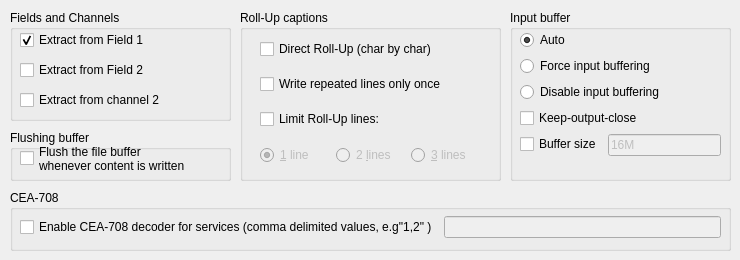
   <widget class="QWidget" name="tabDecoder">
    <attribute name="title">
     <string>Decoder</string>
    </attribute>
    <widget class="QGroupBox" name="gbDecoderBuffering">
     <property name="geometry">
      <rect>
       <x>510</x>
       <y>10</y>
       <width>221</width>
       <height>171</height>
      </rect>
     </property>
     <property name="title">
      <string>Input buffer</string>
     </property>
     <widget class="QWidget" name="verticalLayoutWidget_4">
      <property name="geometry">
       <rect>
        <x>10</x>
        <y>20</y>
        <width>201</width>
        <height>141</height>
       </rect>
      </property>
      <layout class="QVBoxLayout" name="verticalLayout">
       <item>
        <widget class="QRadioButton" name="rbDecoderBufferAuto">
         <property name="text">
          <string>Auto</string>
         </property>
         <property name="checked">
          <bool>true</bool>
         </property>
        </widget>
       </item>
       <item>
        <widget class="QRadioButton" name="rbDecoderBufferForce">
         <property name="text">
          <string>Force input buffering</string>
         </property>
        </widget>
       </item>
       <item>
        <widget class="QRadioButton" name="rbDecoderBufferDisable">
         <property name="text">
          <string>Disable input buffering</string>
         </property>
        </widget>
       </item>
       <item>
        <widget class="QCheckBox" name="cbBufferKOC">
         <property name="text">
          <string>Keep-output-close</string>
         </property>
        </widget>
       </item>
       <item>
        <layout class="QFormLayout" name="formLayout_4">
         <item row="0" column="1">
          <widget class="QLineEdit" name="leDecoderBufferSize">
           <property name="enabled">
            <bool>false</bool>
           </property>
           <property name="text">
            <string>16M</string>
           </property>
          </widget>
         </item>
         <item row="0" column="0">
          <widget class="QCheckBox" name="cbDecoderBufferSize">
           <property name="text">
            <string>Buffer size</string>
           </property>
          </widget>
         </item>
        </layout>
       </item>
      </layout>
     </widget>
    </widget>
    <widget class="QGroupBox" name="gbDecoderRollUp">
     <property name="geometry">
      <rect>
       <x>240</x>
       <y>10</y>
       <width>261</width>
       <height>171</height>
      </rect>
     </property>
     <property name="title">
      <string>Roll-Up captions</string>
     </property>
     <widget class="QWidget" name="verticalLayoutWidget_5">
      <property name="geometry">
       <rect>
        <x>20</x>
        <y>20</y>
        <width>221</width>
        <height>111</height>
       </rect>
      </property>
      <layout class="QVBoxLayout" name="verticalLayout_5">
       <item>
        <widget class="QCheckBox" name="cbDecoderRollUpDirect">
         <property name="text">
          <string>Direct Roll-Up (char by char)</string>
         </property>
        </widget>
       </item>
       <item>
        <widget class="QCheckBox" name="cbDecoderRollUpLineOnce">
         <property name="text">
          <string>Write repeated lines only once</string>
         </property>
        </widget>
       </item>
       <item>
        <widget class="QCheckBox" name="cbDecoderRollUpLimit">
         <property name="text">
          <string>Limit Roll-Up lines:</string>
         </property>
        </widget>
       </item>
      </layout>
     </widget>
     <widget class="QWidget" name="gridLayoutWidget_3">
      <property name="geometry">
       <rect>
        <x>20</x>
        <y>130</y>
        <width>221</width>
        <height>31</height>
       </rect>
      </property>
      <layout class="QGridLayout" name="gridLayout_4">
       <item row="0" column="2">
        <widget class="QRadioButton" name="rbDecoderRollUpLimit3">
         <property name="enabled">
          <bool>false</bool>
         </property>
         <property name="text">
          <string>&amp;3 lines</string>
         </property>
        </widget>
       </item>
       <item row="0" column="1">
        <widget class="QRadioButton" name="rbDecoderRollUpLimit2">
         <property name="enabled">
          <bool>false</bool>
         </property>
         <property name="text">
          <string>2 &amp;lines</string>
         </property>
        </widget>
       </item>
       <item row="0" column="0">
        <widget class="QRadioButton" name="rbDecoderRollUpLimit1">
         <property name="enabled">
          <bool>false</bool>
         </property>
         <property name="text">
          <string>&amp;1 line</string>
         </property>
         <property name="checked">
          <bool>true</bool>
         </property>
        </widget>
       </item>
      </layout>
     </widget>
    </widget>
    <widget class="QGroupBox" name="gbDecoderFields">
     <property name="geometry">
      <rect>
       <x>10</x>
       <y>10</y>
       <width>221</width>
       <height>111</height>
      </rect>
     </property>
     <property name="title">
      <string>Fields and Channels</string>
     </property>
     <widget class="QCheckBox" name="cbDecoderField1">
      <property name="geometry">
       <rect>
        <x>10</x>
        <y>20</y>
        <width>161</width>
        <height>20</height>
       </rect>
      </property>
      <property name="text">
       <string>Extract from Field 1</string>
      </property>
      <property name="checked">
       <bool>true</bool>
      </property>
     </widget>
     <widget class="QCheckBox" name="cbDecoderField2">
      <property name="geometry">
       <rect>
        <x>10</x>
        <y>50</y>
        <width>151</width>
        <height>20</height>
       </rect>
      </property>
      <property name="text">
       <string>Extract from Field 2</string>
      </property>
     </widget>
     <widget class="QCheckBox" name="cbDecoderChannel2">
      <property name="geometry">
       <rect>
        <x>10</x>
        <y>80</y>
        <width>181</width>
        <height>20</height>
       </rect>
      </property>
      <property name="text">
       <string>Extract from channel 2</string>
      </property>
     </widget>
    </widget>
    <widget class="QGroupBox" name="gbCEA708">
     <property name="geometry">
      <rect>
       <x>10</x>
       <y>190</y>
       <width>721</width>
       <height>61</height>
      </rect>
     </property>
     <property name="title">
      <string>CEA-708</string>
     </property>
     <widget class="QWidget" name="horizontalLayoutWidget_6">
      <property name="geometry">
       <rect>
        <x>10</x>
        <y>20</y>
        <width>701</width>
        <height>34</height>
       </rect>
      </property>
      <layout class="QHBoxLayout" name="horizontalLayout_15">
       <item>
        <widget class="QCheckBox" name="cbCEA708EnableServices">
         <property name="text">
          <string>Enable CEA-708 decoder for services (comma delimited values, e.g&quot;1,2&quot; )</string>
         </property>
        </widget>
       </item>
       <item>
        <widget class="QLineEdit" name="leCEA708Services">
         <property name="enabled">
          <bool>false</bool>
         </property>
        </widget>
       </item>
      </layout>
     </widget>
    </widget>
    <widget class="QGroupBox" name="groupBox_6">
     <property name="geometry">
      <rect>
       <x>10</x>
       <y>130</y>
       <width>221</width>
       <height>51</height>
      </rect>
     </property>
     <property name="title">
      <string>Flushing buffer</string>
     </property>
     <widget class="QCheckBox" name="cbBufferFlush">
      <property name="geometry">
       <rect>
        <x>10</x>
        <y>13</y>
        <width>201</width>
        <height>31</height>
       </rect>
      </property>
      <property name="text">
       <string>Flush the file buffer
whenever content is written</string>
      </property>
     </widget>
    </widget>
   </widget>
